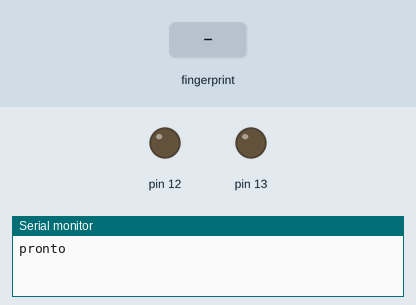
Bench run of a sketch on a simulated Arduino Uno, built with avr-gcc and run on an emulated ATmega328P. Parts: output pins drawn as LEDs (lit = HIGH), the last lines printed to the serial monitor. The inputs (shaded band) are chosen by the test bench.

Above: at 2.2 s.
2.3 s: finger stored as number 1 placed on the sensor
At 3.8 s:
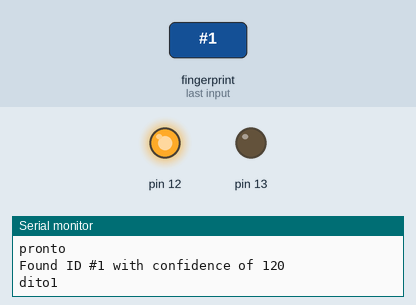
Timing chart, 0 to 5.3 s (numbered marks = the images above; inputs shaded):
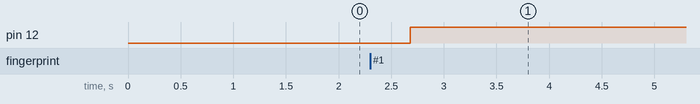

The sketch:

fingerprint-led.ino
```cpp
#include <SoftwareSerial.h>
#include <Adafruit_Fingerprint.h>

SoftwareSerial mySerial(2, 3);  //RX, TX
Adafruit_Fingerprint finger = Adafruit_Fingerprint(&mySerial);

int s0 = LOW;
int s1 = LOW;

void setup() {
  Serial.begin(9600);
  finger.begin(57600);
  pinMode(13, OUTPUT);
  pinMode(12, OUTPUT);
  Serial.println("pronto");
}

void loop() {
  int id = getFingerprintID();
  if (id == 1) {
    Serial.println("dito1");
    s0 = !s0;
    digitalWrite(12, s0);
  } else if (id == 2) {
    Serial.println("dito2");
    s1 = !s1;
    digitalWrite(13, s1);
  }
  delay(50);
}

uint8_t getFingerprintID() {
  uint8_t p = finger.getImage();
  if (p == FINGERPRINT_OK) {
    p = finger.image2Tz();
    if (p == FINGERPRINT_OK) {
      p = finger.fingerSearch();
      if (p == FINGERPRINT_OK) {
        Serial.print("Found ID #"); Serial.print(finger.fingerID);
        Serial.print(" with confidence of "); Serial.println(finger.confidence);
        return finger.fingerID;
      }
    }
  }
  return -1;
}
```

Measured:
- after the input at 2.3 s, pin 12: LOW → HIGH after 0.38 s
